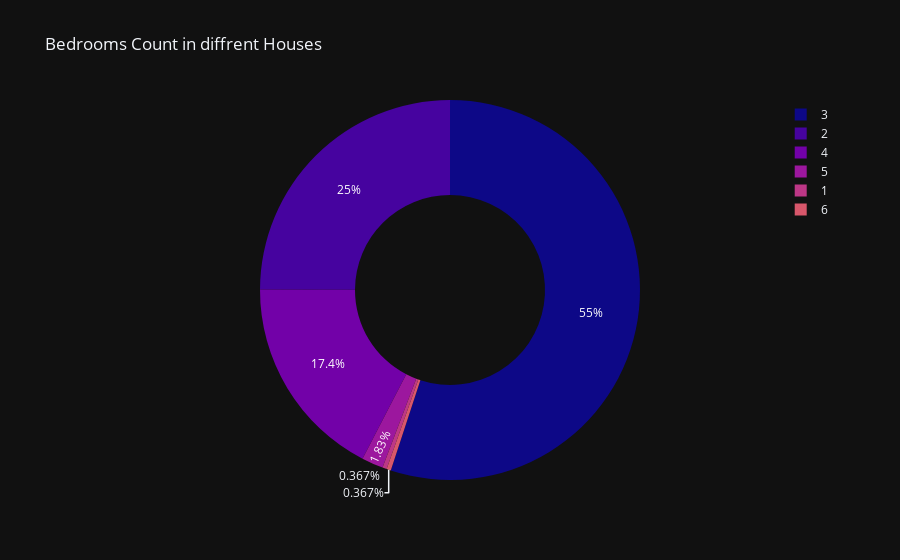

Notebook code for this chart:
### Code cell
px.pie(df1,values='Count',names='bedrooms',template='plotly_dark',color_discrete_sequence=px.colors.sequential.Plasma,hole=.5,title='Bedrooms Count in diffrent Houses')

### Figure 1 — Plotly figure (JSON) as saved in the notebook; plotly's stock layout.template omitted (floating-point values rounded to 4 significant figures)
{"data": [{"domain": {"x": [0, 1], "y": [0, 1]}, "hole": 0.5, "hovertemplate": "bedrooms=%{label}<br>Count=%{value}<extra></extra>", "labels": [1, 2, 3, 4, 5, 6], "legendgroup": "", "name": "", "showlegend": true, "type": "pie", "values": [2, 136, 300, 95, 10, 2]}], "layout": {"legend": {"tracegroupgap": 0}, "piecolorway": ["#0d0887", "#46039f", "#7201a8", "#9c179e", "#bd3786", "#d8576b", "#ed7953", "#fb9f3a", "#fdca26", "#f0f921"], "title": {"text": "Bedrooms Count in diffrent Houses"}}}
